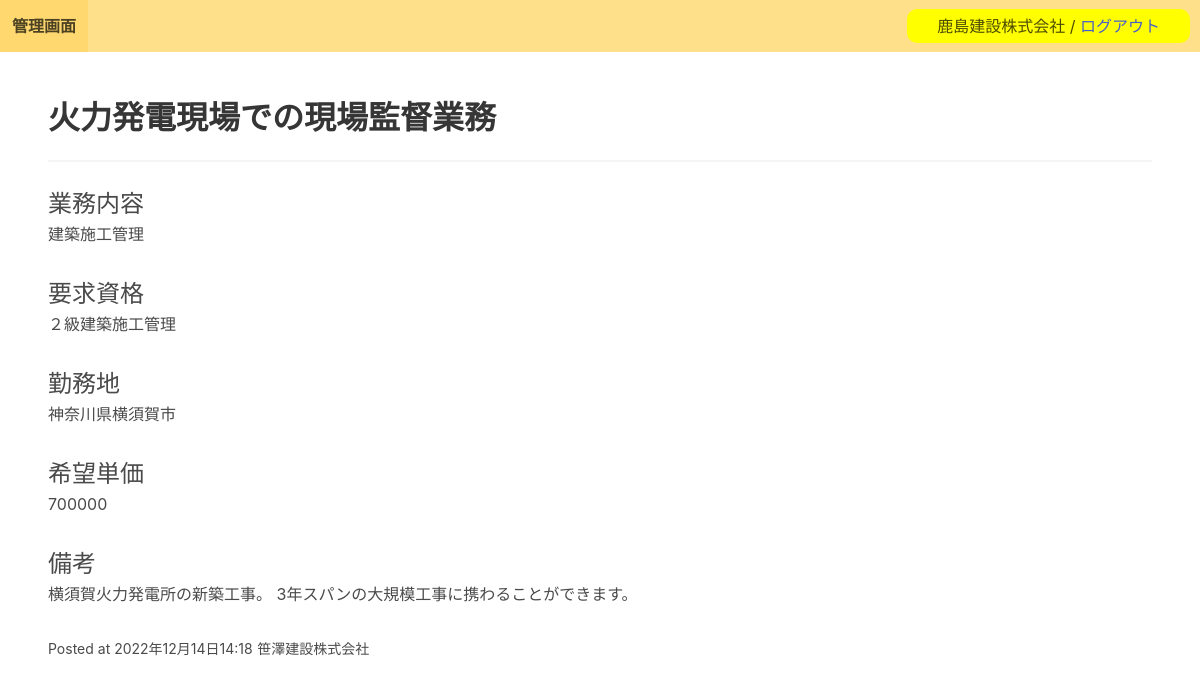
The app's page /post1/ (signed in) with its own data.
### camos_app/models.py (models this page shows)
class Post(models.Model):
    title = models.CharField(max_length=255)
    slug = models.SlugField()
    job = models.CharField(max_length=255)
    qualification = models.CharField(max_length=255)
    location = models.CharField(max_length=255)
    price = models.IntegerField()
    body = models.TextField()
    agent = models.CharField(max_length=255)
    data_added = models.DateTimeField(auto_now_add=True)
    create_user = models.ForeignKey(get_user_model(),on_delete=models.CASCADE)

### camos_app/views.py (the view)
# urls.py: path("<slug:slug>/", post_detail, name="post_detail"),
@login_required(login_url='clientlogin/')
def post_detail(request, slug):
    post = Post.objects.get(slug=slug)
    return render(request, "post_detail.html", {"post": post})

### templates/post_detail.html (shortened to what this page needs)
{% extends "base.html" %}
{% block content %}
<h2 class="title">{{post.title}}</h2>
<hr />
<div style="margin-bottom: 30px;">
    <p class="is-size-4">業務内容</p>
    <p>{{post.job}}</p>
</div>
<div style="margin-bottom: 30px;">
    <p class="is-size-4">要求資格</p>
    <p id="qualification">{{post.qualification}}</p>
</div>
<div style="margin-bottom: 30px;">
    <p class="is-size-4">勤務地</p>
    <p>{{post.location}}</p>
</div>
<div style="margin-bottom: 30px;">
    <p class="is-size-4">希望単価</p>
    <p>{{post.price}}</p>
</div>
<div style="margin-bottom: 30px;">
    <p class="is-size-4">備考</p>
    <p>{{post.body}}</p>
</div>
<small>Posted at {{post.data_added}}</small>
<small>{{post.create_user}}</small>
{% endblock %}

### templates/base.html (shortened to what this page needs)
<!DOCTYPE html>
<html lang="ja">
<head>
    <link rel="stylesheet" href="https://cdn.jsdelivr.net/npm/bulma@0.9.4/css/bulma.min.css">
</head>
<body>
    <nav class="navbar is-warning" style="display: flex; justify-content:space-between; align-items: center;">
            <div class="navbar-brand">
            <a href="/" class="navbar-item">
                <strong>管理画面</strong>
            </a>
            </div>
            <div style="margin-right: 10px; padding: 5px 30px; background-color: yellow; border-radius: 10px;">
                {% if request.user.is_authenticated %}
                <div>{{request.user}} / <a href="{% url 'logout' %}">ログアウト</a></div>
                {% else %}
                <a href="{% url 'login' %}">ログイン</a>
                {% endif %}
            </div>
    </nav>
    <section class="section">
        <div>{% block content %} {% endblock %}</div>
    </section>
</body>
</html>

### records on screen
Post: title "火力発電現場での現場監督業務", job "建築施工管理", qualification "２級建築施工管理", location "神奈川県横須賀市", price "700000", body "横須賀火力発電所の新築工事。 3年スパンの大規模工事に携わることができます。", data_added "2022年12月14日14:18", create_user "笹澤建設株式会社"

### other values on screen
{{ request.user }} "鹿島建設株式会社"
